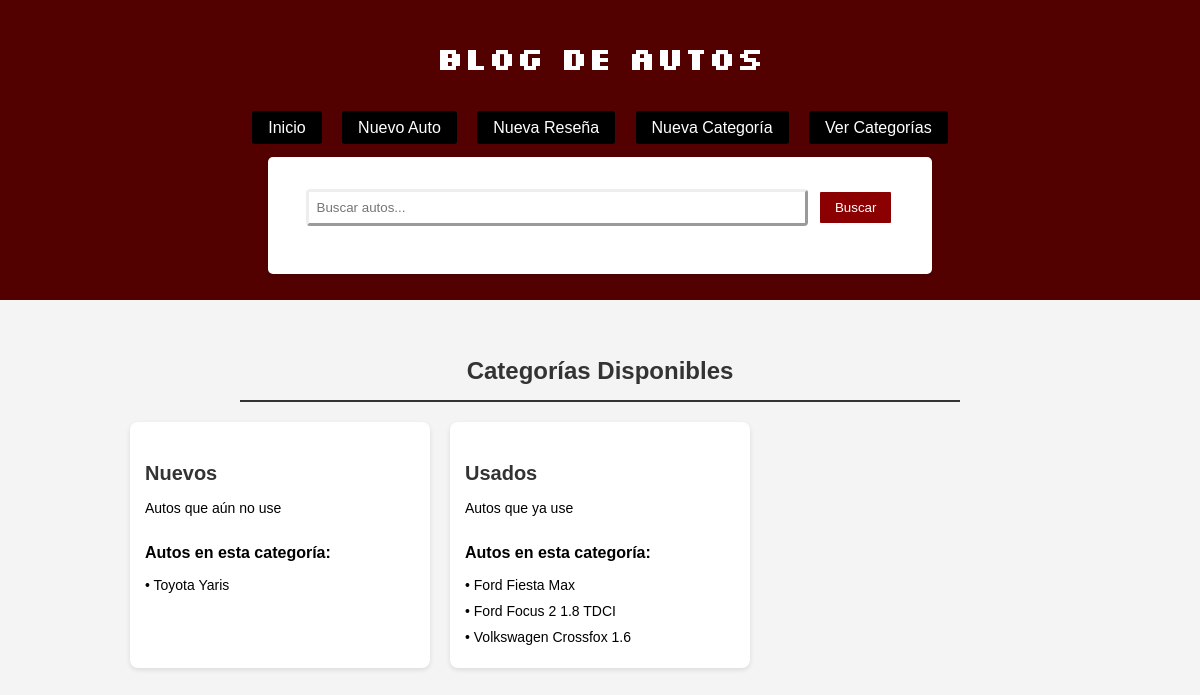
Page /categorias/ on the committed database.
### blog/models.py (models this page shows, shortened)
class Categoria(models.Model):
    nombre = models.CharField(max_length=100)
    descripcion = models.TextField()

class Auto(models.Model):
    marca = models.CharField(max_length=100)
    modelo = models.CharField(max_length=100)
    año = models.IntegerField()
    descripcion = models.TextField()
    imagen = models.ImageField(upload_to='autos/', null=True, blank=True)
    categorias = models.ManyToManyField(Categoria, related_name='autos_categoria', blank=True)
    fecha_publicacion = models.DateTimeField(auto_now_add=True)

### blog/views.py (the view)
# urls.py: path('categorias/', views.lista_categorias, name='lista_categorias'),
def lista_categorias(request):
    categorias = Categoria.objects.all()
    return render(request, 'blog/lista_categorias.html', {'categorias': categorias})

### blog/Templates/blog/lista_categorias.html
{% extends 'blog/base.html' %}
{% block content %}
<div style="max-width: 90%; margin: 0 auto; padding: 0 20px;">
    <h2 style="text-align: center; margin: 20px 0; color: #333; border-bottom: 2px solid #333; padding-bottom: 10px;">
        Categorías Disponibles
    </h2>
    <div style="display: grid; grid-template-columns: repeat(3, 300px); gap: 20px; justify-content: center;">
        {% for categoria in categorias %}
            <div style="background: white; padding: 15px; border-radius: 8px; box-shadow: 0 2px 5px rgba(0,0,0,0.1);">
                <h3 style="color: #333; margin-bottom: 10px; font-size: 20px;">{{ categoria.nombre }}</h3>
                <p style="margin: 8px 0; line-height: 1.4; font-size: 14px;">{{ categoria.descripcion }}</p>
                <div style="margin-top: 15px;">
                    <h4 style="font-size: 16px; margin-bottom: 8px;">Autos en esta categoría:</h4>
                    {% for auto in categoria.autos_categoria.all %}
                        <p style="margin: 4px 0; font-size: 14px;">• {{ auto.marca }} {{ auto.modelo }}</p>
                    {% empty %}
                        <p style="font-size: 14px; color: #666;">No hay autos en esta categoría</p>
                    {% endfor %}
                </div>
            </div>
        {% empty %}
            <p style="text-align: center; grid-column: 1 / -1;">No hay categorías creadas aún.</p>
        {% endfor %}
    </div>
</div>
{% endblock %}

### blog/Templates/blog/base.html (style rules this page uses)
body { font-family: Arial, sans-serif; margin: 0; padding: 0; line-height: 1.6; background-color: #f4f4f4; }
h2 { color: #333; border-bottom: 2px solid #333; padding-bottom: 0.5rem; margin-bottom: 1rem; }

### rows in the picture
Categoria: nombre "Nuevos", descripcion "Autos que aún no use"
Auto: marca "Toyota", modelo "Yaris"
Categoria: nombre "Usados", descripcion "Autos que ya use"
Auto: marca "Ford", modelo "Fiesta Max"
Auto: marca "Ford", modelo "Focus 2 1.8 TDCI"
Auto: marca "Volkswagen", modelo "Crossfox 1.6"
